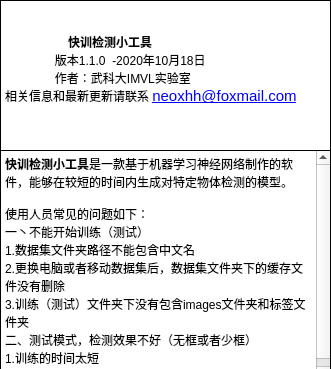
<?xml version="1.0" encoding="UTF-8"?>
<ui version="4.0">
 <class>help</class>
 <widget class="QWidget" name="help">
  <property name="geometry">
   <rect>
    <x>0</x>
    <y>0</y>
    <width>331</width>
    <height>369</height>
   </rect>
  </property>
  <property name="windowTitle">
   <string>关于</string>
  </property>
  <widget class="QTextBrowser" name="textBrowser">
   <property name="geometry">
    <rect>
     <x>0</x>
     <y>0</y>
     <width>331</width>
     <height>151</height>
    </rect>
   </property>
   <property name="frameShape">
    <enum>QFrame::Box</enum>
   </property>
   <property name="frameShadow">
    <enum>QFrame::Plain</enum>
   </property>
   <property name="lineWidth">
    <number>1</number>
   </property>
   <property name="html">
    <string>&lt;!DOCTYPE HTML PUBLIC &quot;-//W3C//DTD HTML 4.0//EN&quot; &quot;http://www.w3.org/TR/REC-html40/strict.dtd&quot;&gt;
&lt;html&gt;&lt;head&gt;&lt;meta name=&quot;qrichtext&quot; content=&quot;1&quot; /&gt;&lt;style type=&quot;text/css&quot;&gt;
p, li { white-space: pre-wrap; }
&lt;/style&gt;&lt;/head&gt;&lt;body style=&quot; font-family:'SimSun'; font-size:9pt; font-weight:400; font-style:normal;&quot;&gt;
&lt;p style=&quot; margin-top:0px; margin-bottom:0px; margin-left:0px; margin-right:0px; -qt-block-indent:0; text-indent:0px;&quot;&gt;                   &lt;/p&gt;
&lt;p style=&quot; margin-top:0px; margin-bottom:0px; margin-left:0px; margin-right:0px; -qt-block-indent:0; text-indent:0px;&quot;&gt;                     &lt;img src=&quot;:/newPrefix/I9.png&quot; /&gt;&lt;/p&gt;
&lt;p style=&quot; margin-top:0px; margin-bottom:0px; margin-left:0px; margin-right:0px; -qt-block-indent:0; text-indent:0px;&quot;&gt;                   &lt;span style=&quot; font-weight:600;&quot;&gt;快训检测小工具&lt;/span&gt;&lt;/p&gt;
&lt;p style=&quot; margin-top:0px; margin-bottom:0px; margin-left:0px; margin-right:0px; -qt-block-indent:0; text-indent:0px;&quot;&gt;               版本1.1.0  -2020年10月18日&lt;/p&gt;
&lt;p style=&quot; margin-top:0px; margin-bottom:0px; margin-left:0px; margin-right:0px; -qt-block-indent:0; text-indent:0px;&quot;&gt;               作者：武科大IMVL实验室&lt;/p&gt;
&lt;p align=&quot;justify&quot; style=&quot; margin-top:0px; margin-bottom:0px; margin-left:0px; margin-right:0px; -qt-block-indent:0; text-indent:0px;&quot;&gt;相关信息和最新更新请联系 &lt;a href=&quot;https://mail.163.com/&quot;&gt;&lt;span style=&quot; font-size:11pt; text-decoration: underline; color:#0000ff;&quot;&gt;neoxhh@foxmail.com&lt;/span&gt;&lt;/a&gt;&lt;/p&gt;&lt;/body&gt;&lt;/html&gt;</string>
   </property>
  </widget>
  <widget class="QTextBrowser" name="textBrowser_2">
   <property name="geometry">
    <rect>
     <x>0</x>
     <y>150</y>
     <width>331</width>
     <height>231</height>
    </rect>
   </property>
   <property name="frameShape">
    <enum>QFrame::Box</enum>
   </property>
   <property name="frameShadow">
    <enum>QFrame::Plain</enum>
   </property>
   <property name="lineWidth">
    <number>1</number>
   </property>
   <property name="html">
    <string>&lt;!DOCTYPE HTML PUBLIC &quot;-//W3C//DTD HTML 4.0//EN&quot; &quot;http://www.w3.org/TR/REC-html40/strict.dtd&quot;&gt;
&lt;html&gt;&lt;head&gt;&lt;meta name=&quot;qrichtext&quot; content=&quot;1&quot; /&gt;&lt;style type=&quot;text/css&quot;&gt;
p, li { white-space: pre-wrap; }
&lt;/style&gt;&lt;/head&gt;&lt;body style=&quot; font-family:'SimSun'; font-size:9pt; font-weight:400; font-style:normal;&quot;&gt;
&lt;p style=&quot; margin-top:0px; margin-bottom:0px; margin-left:0px; margin-right:0px; -qt-block-indent:0; text-indent:0px;&quot;&gt;&lt;span style=&quot; font-weight:600;&quot;&gt;快训检测小工具&lt;/span&gt;是一款基于机器学习神经网络制作的软件，能够在较短的时间内生成对特定物体检测的模型。&lt;/p&gt;
&lt;p style=&quot;-qt-paragraph-type:empty; margin-top:0px; margin-bottom:0px; margin-left:0px; margin-right:0px; -qt-block-indent:0; text-indent:0px;&quot;&gt;&lt;br /&gt;&lt;/p&gt;
&lt;p style=&quot; margin-top:0px; margin-bottom:0px; margin-left:0px; margin-right:0px; -qt-block-indent:0; text-indent:0px;&quot;&gt;使用人员常见的问题如下：&lt;/p&gt;
&lt;p style=&quot; margin-top:0px; margin-bottom:0px; margin-left:0px; margin-right:0px; -qt-block-indent:0; text-indent:0px;&quot;&gt;一丶不能开始训练（测试）&lt;/p&gt;
&lt;p style=&quot; margin-top:0px; margin-bottom:0px; margin-left:0px; margin-right:0px; -qt-block-indent:0; text-indent:0px;&quot;&gt;1.数据集文件夹路径不能包含中文名&lt;/p&gt;
&lt;p style=&quot; margin-top:0px; margin-bottom:0px; margin-left:0px; margin-right:0px; -qt-block-indent:0; text-indent:0px;&quot;&gt;2.更换电脑或者移动数据集后，数据集文件夹下的缓存文件没有删除&lt;/p&gt;
&lt;p style=&quot; margin-top:0px; margin-bottom:0px; margin-left:0px; margin-right:0px; -qt-block-indent:0; text-indent:0px;&quot;&gt;3.训练（测试）文件夹下没有包含images文件夹和标签文件夹&lt;/p&gt;
&lt;p style=&quot; margin-top:0px; margin-bottom:0px; margin-left:0px; margin-right:0px; -qt-block-indent:0; text-indent:0px;&quot;&gt;二、测试模式，检测效果不好（无框或者少框）&lt;/p&gt;
&lt;p style=&quot; margin-top:0px; margin-bottom:0px; margin-left:0px; margin-right:0px; -qt-block-indent:0; text-indent:0px;&quot;&gt;1.训练的时间太短&lt;/p&gt;
&lt;p style=&quot; margin-top:0px; margin-bottom:0px; margin-left:0px; margin-right:0px; -qt-block-indent:0; text-indent:0px;&quot;&gt;2.在文件—》设置 下调低置信度&lt;/p&gt;&lt;/body&gt;&lt;/html&gt;</string>
   </property>
  </widget>
 </widget>
 <resources>
  <include location="pre1.qrc"/>
 </resources>
 <connections/>
</ui>
